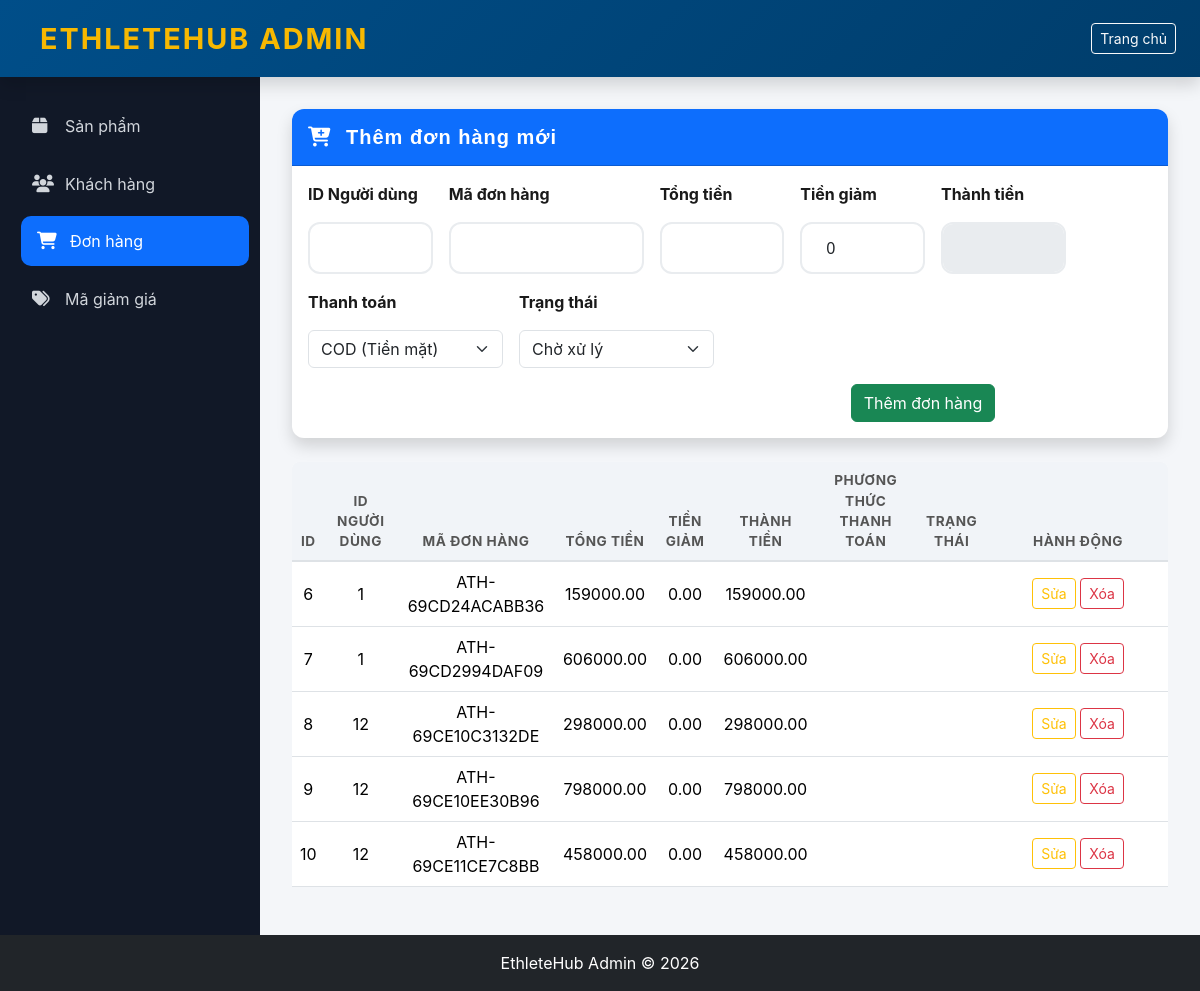
Page /CRUDdonhang.php (signed in) on the earlier database version.
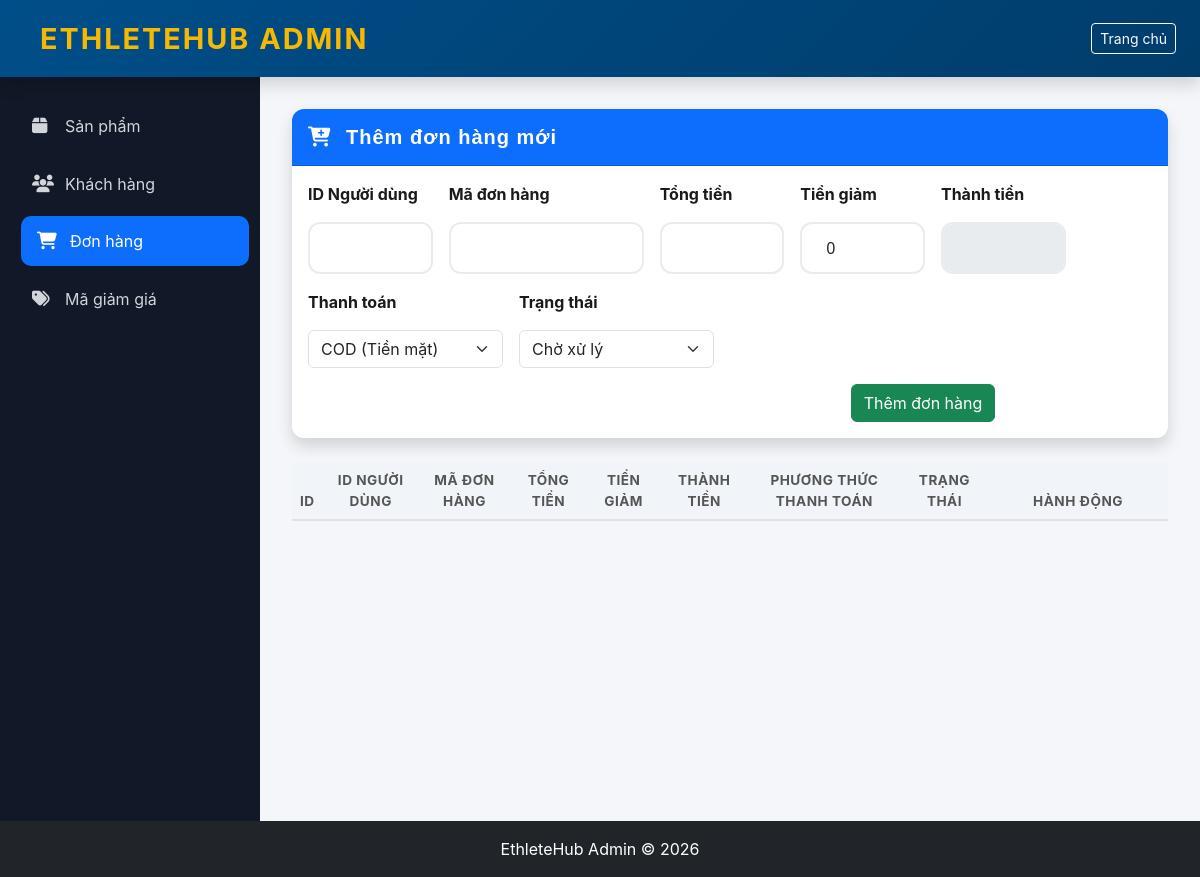
Same page on the later database version.
### tables this page shows
CREATE TABLE `don_hang` (
  `id` int(11) NOT NULL COMMENT 'ID đơn hàng',
  `nguoi_dung_id` int(11) NOT NULL COMMENT 'ID người dùng',
  `ten_nguoi_nhan` varchar(100) NOT NULL DEFAULT '' COMMENT 'Tên người nhận',
  `so_dien_thoai_nhan` varchar(15) NOT NULL DEFAULT '' COMMENT 'SĐT người nhận',
  `dia_chi_giao_hang` text NOT NULL COMMENT 'Địa chỉ giao hàng',
  `ma_don_hang` varchar(50) NOT NULL COMMENT 'Mã đơn hàng',
  `tong_tien` decimal(15,2) NOT NULL COMMENT 'Tổng tiền hàng',
  `tien_giam` decimal(15,2) DEFAULT 0.00 COMMENT 'Tiền giảm giá',
  `thanh_tien` decimal(15,2) NOT NULL COMMENT 'Thành tiền',
  `ma_phieu_giam` varchar(50) DEFAULT NULL COMMENT 'Mã phiếu giảm',
  `ma_giam_gia_id` int(11) DEFAULT NULL COMMENT 'FK → ma_giam_gia.id',
  `phuong_thuc_thanh_toan` enum('tien_mat','credit_card','bank_transfer','e_wallet') DEFAULT 'tien_mat' COMMENT 'Phương thức thanh toán',
  `trang_thai` enum('cho_xu_ly','da_thanh_toan','dang_giao','hoan_thanh','da_huy','da_giao') DEFAULT 'cho_xu_ly' COMMENT 'Trạng thái đơn hàng',
  `ghi_chu` text DEFAULT NULL COMMENT 'Ghi chú đơn hàng',
  `ngay_dat` datetime DEFAULT current_timestamp() COMMENT 'Ngày đặt',
  `ngay_cap_nhat` datetime DEFAULT current_timestamp() ON UPDATE current_timestamp(),
  `ngay_giao_hang` date DEFAULT NULL COMMENT 'Ngày giao hàng',
  `lat` decimal(10,8) DEFAULT NULL,
  `lng` decimal(11,8) DEFAULT NULL
);

### model/CRUD.php (called while the page is built, shortened)
<?php
function getAllOrders($conn) {
    $sql = "SELECT * FROM don_hang  ";
    $stmt = $conn->prepare($sql);
    $stmt->execute();
    return $stmt->fetchAll(PDO::FETCH_ASSOC);
}
?>

### CRUDdonhang.php (the view, shortened to what this page needs)
<?php
require_once 'model/CRUD.php';
$db = new Database();
$conn = $db->connect();
$update_mode = false;
$edit_order = [
    'id' => '',
    'nguoi_dung_id' => '',
    'ma_don_hang' => '',
    'tong_tien' => '',
    'tien_giam' => 0,
    'thanh_tien' => '',
    'phuong_thuc_thanh_toan' => '',
    'trang_thai' => ''
];
$listorders = getAllOrders($conn);
?>
<!DOCTYPE html>
<html lang="vi">
<head>
    <link href="https://cdnjs.cloudflare.com/ajax/libs/bootstrap/5.3.2/css/bootstrap.min.css" rel="stylesheet">
    <link href="https://cdnjs.cloudflare.com/ajax/libs/font-awesome/6.4.0/css/all.min.css" rel="stylesheet">
    <link rel="stylesheet" href="css/variables.css">
    <link rel="stylesheet" href="css/navbar.css">
    <link rel="stylesheet" href="css/hero.css">
    <link rel="stylesheet" href="css/categories.css">
    <link rel="stylesheet" href="css/products.css">
    <link rel="stylesheet" href="css/footer.css">
    <link rel="stylesheet" href="css/utilities.css">
    <link href="css/crud.css" rel="stylesheet" />
    <link rel="stylesheet" href="css/admin-layout.css">
</head>
<body style="background:#f4f6f9;">
    <nav class="navbar navbar-dark bg-dark shadow">
        <div class="container-fluid px-4">
            <span class="navbar-brand fw-bold">
                <i class="bi bi-speedometer2"></i> EthleteHub Admin
            </span>
            <a href="index.php" class="btn btn-outline-light btn-sm">
                <i class="bi bi-house"></i> Trang chủ
            </a>
        </div>
    </nav>
    <div class="layout">
        <aside class="sidebar">
            <ul>
                <li><a href="CRUDproduct.php"><i class="fas fa-box me-2"></i> Sản phẩm</a></li>
                <li><a href="CRUDuser.php"><i class="fas fa-users me-2"></i> Khách hàng</a></li>
                <li><a href="CRUDdonhang.php" class="active"><i class="fas fa-shopping-cart me-2"></i> Đơn hàng</a></li>
                <li><a href="CRUDgiamgia.php"><i class="fas fa-tags me-2"></i> Mã giảm giá</a></li>
            </ul>
        </aside>
        <div class="main-content">
            <div class="card shadow border-0 mb-4">
                <div class="card-header bg-primary text-white py-3">
                    <h5 class="mb-0">
                        <?php if ($update_mode): ?>
                            <i class="fas fa-file-invoice me-2"></i> Chỉnh sửa đơn hàng <span
                                class="badge bg-light text-primary"></span>
                        <?php else: ?>
                            <i class="fas fa-cart-plus me-2"></i> Thêm đơn hàng mới
                        <?php endif; ?>
                    </h5>
                </div>
                <div class="card-body">
                    <form method="POST" class="row g-3">
                        <div class="col-md-2">
                            <label class="form-label fw-bold">ID Người dùng</label>
                            <input type="number" name="nguoi_dung_id" class="form-control"
                                value="<?= $edit_order['nguoi_dung_id'] ?>" required>
                        </div>
                        <div class="col-md-3">
                            <label class="form-label fw-bold">Mã đơn hàng</label>
                            <input type="text" name="ma_don_hang" class="form-control"
                                value="<?= $edit_order['ma_don_hang'] ?>" required>
                        </div>
                        <div class="col-md-2">
                            <label class="form-label fw-bold">Tổng tiền</label>
                            <input type="number" id="tong_tien" name="tong_tien" class="form-control"
                                value="<?= $edit_order['tong_tien'] ?>" required min="1">
                        </div>
                        <div class="col-md-2">
                            <label class="form-label fw-bold">Tiền giảm</label>
                            <input type="number" id="tien_giam" name="tien_giam" class="form-control"
                                value="<?= $edit_order['tien_giam'] ?>" min="0">
                        </div>
                        <div class="col-md-2">
                            <label class="form-label fw-bold">Thành tiền</label>
                            <input type="number" id="thanh_tien" name="thanh_tien" class="form-control"
                                value="<?= $edit_order['thanh_tien'] ?>" required readonly style="background-color: #e9ecef;">
                        </div>
                        <div class="col-md-3">
                            <label class="form-label fw-bold">Thanh toán</label>
                            <select name="phuong_thuc_thanh_toan" class="form-select">
                                <option value="tien_mat" <?= $edit_order['phuong_thuc_thanh_toan'] == 'tien_mat' ? 'selected' : '' ?>>COD (Tiền mặt)</option>
                            </select>
                        </div>
                        <div class="col-md-3">
                            <label class="form-label fw-bold">Trạng thái</label>
                            <select name="trang_thai" class="form-select">
                                <option value="cho_xu_ly" <?= $edit_order['trang_thai'] == 'cho_xu_ly' ? 'selected' : '' ?>>Chờ xử lý</option>
                            </select>
                        </div>
                        <div class="col-md-10 d-flex align-items-end justify-content-end">
                            <?php if ($update_mode): ?>
                                <button name="save_order" class="btn btn-warning me-2">Cập nhật đơn hàng</button>
                                <a href="CRUDdonhang.php" class="btn btn-secondary">Hủy</a>
                            <?php else: ?>
                                <button name="save_order" class="btn btn-success">Thêm đơn hàng</button>
                            <?php endif; ?>
                        </div>
                    </form>
                </div>
            </div>
            <div class="table-responsive">
                <table class="table table-hover align-middle text-center">
                    <thead class="table-dark">
                        <tr>
                            <th>ID</th>
                            <th> ID người dùng</th>
                            <th>Mã đơn hàng</th>
                            <th>Tổng tiền </th>
                            <th>Tiền giảm</th>
                            <th>Thành tiền</th>
                            <th>Phương thức thanh toán</th>
                            <th>Trạng thái</th>
                            <th width="180">Hành động</th>
                        </tr>
                    </thead>
                    <tbody>
                        <?php foreach ($listorders as $donhang) { ?>
                            <tr>
                                <td><?= $donhang['id'] ?></td>
                                <td><?= $donhang['nguoi_dung_id'] ?></td>
                                <td><?= $donhang['ma_don_hang'] ?></td>
                                <td><?= $donhang['tong_tien'] ?></td>
                                <td><?= $donhang['tien_giam'] ?></td>
                                <td><?= $donhang['thanh_tien'] ?></td>
                                <td><?= $donhang['phuong_thuc_thanh_toan'] ?></td>
                                <td>
                                </td>
                                <td>
                                    <a href="?edit=<?= $donhang['id'] ?>" class="btn btn-sm btn-outline-warning">Sửa</a>
                                    <a href="?delete=<?= $donhang['id'] ?>" class="btn btn-sm btn-outline-danger"
                                        onclick="return confirm('Xóa đơn hàng này?')">Xóa</a>
                                </td>
                            </tr>
                        <?php } ?>
                    </tbody>
                </table>
            </div>
        </div>
    </div>
    <footer class="bg-dark text-white text-center py-3">
        EthleteHub Admin © 2026
    </footer>
</body>
</html>

### css/variables.css (style rules this page uses)
:root { --primary: #ff6b35; --primary-dark: #ff5220; --primary-light: #ff8555; --secondary: #004e89; --secondary-dark: #003d6b; --secondary-light: #0066b3; --accent: #f7b801; --accent-dark: #d99e00; --accent-light: #ffc928; --success: #06d6a0; --warning: #ffa500; --danger: #ef476f; --dark: #1a1a1a; --light: #f8f9fa; --white: #ffffff; --gray: #6c757d; --gray-light: #e9ecef; --spacing-xs: 0.25rem; --spacing-sm: 0.5rem; --spacing-md: 1rem; --spacing-lg: 1.5rem; --spacing-xl: 2rem; --spacing-2xl: 3rem; --spacing-3xl: 4rem; --border-radius-sm: 8px; --border-radius: 12px; --border-radius-lg: 16px; --border-radius-full: 50px; --font-primary: 'Segoe UI', Tahoma, Geneva, Verdana, sans-serif; --font-display: 'Trebuchet MS', sans-serif; --font-size-xs: 0.75rem; --font-size-sm: 0.875rem; --font-size-base: 1rem; --font-size-lg: 1.125rem; --font-size-xl: 1.5rem; --font-size-2xl: 2rem; --font-size-3xl: 3rem; --font-size-4xl: 4rem; --font-weight-normal: 400; --font-weight-semibold: 600; --font-weight-bold: 700; --font-weight-extra-bold: 800; --font-weight-black: 900; --shadow-sm: 0 2px 4px rgba(0, 0, 0, 0.1); --shadow-md: 0 5px 15px rgba(0, 0, 0, 0.08); --shadow-lg: 0 10px 30px rgba(0, 0, 0, 0.12); --shadow-xl: 0 15px 40px rgba(0, 0, 0, 0.15); --transition-fast: 0.2s ease; --transition-base: 0.3s ease; --transition-slow: 0.5s ease; --line-height-tight: 1.2; --line-height-base: 1.5; --line-height-relaxed: 1.75; }
* { margin: 0; padding: 0; box-sizing: border-box; }
html { scroll-behavior: smooth; }
body { font-family: var(--font-primary); font-size: var(--font-size-base); line-height: var(--line-height-base); color: var(--dark); background-color: var(--white); overflow-x: hidden; }
h1, h2, h3, h4, h5, h6 { font-family: var(--font-display); font-weight: var(--font-weight-extra-bold); letter-spacing: 1px; }
a { color: var(--primary); text-decoration: none; transition: color var(--transition-base); }

### css/navbar.css (style rules this page uses)
.navbar-custom, .navbar { background: linear-gradient(135deg, var(--secondary) 0%, var(--secondary-dark) 100%) !important; padding: 0.75rem 0; box-shadow: var(--shadow-md); position: sticky; top: 0; z-index: 1000; transition: all var(--transition-base); }
.navbar-brand { font-size: 1.8rem; font-weight: var(--font-weight-black); color: var(--accent) !important; text-transform: uppercase; letter-spacing: 2px; display: flex; align-items: center; gap: var(--spacing-md); transition: transform var(--transition-base); }

### css/utilities.css (style rules this page uses)
.text-center { text-align: center; }
.bg-primary { background-color: var(--primary); }
.bg-dark { background-color: var(--dark); }
.form-control { padding: 12px var(--spacing-lg); border: 2px solid var(--gray-light); border-radius: var(--border-radius); font-size: 1rem; font-family: var(--font-primary); transition: all var(--transition-base); }
.form-control::placeholder { color: var(--gray); }
.form-label { display: block; margin-bottom: var(--spacing-md); font-weight: var(--font-weight-bold); color: var(--dark); }
* { max-width: 100%; }
body { overflow-x: hidden; }
html { scroll-behavior: smooth; }
a { padding: 5px; display: inline-block; }

### css/crud.css (style rules this page uses)
body { background-color: #f8f9fa; font-family: 'Inter', sans-serif; }
.table thead th { background-color: #f1f4f8; border-bottom: 2px solid #dee2e6; text-transform: uppercase; font-size: 0.85rem; letter-spacing: 0.5px; color: #555; }

### css/admin-layout.css (style rules this page uses)
:root { --sidebar-width: 260px; --dark-bg: #111827; --sidebar-hover: #1f2937; --primary-color: #0d6efd; --transition-speed: 0.3s; }
body { background-color: #f4f6f9; font-family: 'Inter', system-ui, -apple-system, sans-serif; }
.layout { display: flex; min-height: calc(100vh - 56px); }
.sidebar { width: var(--sidebar-width); background: var(--dark-bg); color: #fff; padding: 1.5rem 1rem; flex-shrink: 0; transition: all var(--transition-speed); }
.sidebar ul { list-style: none; padding: 0; }
.sidebar li { margin-bottom: 0.5rem; }
.sidebar a { display: flex; align-items: center; padding: 0.8rem 1rem; color: #d1d5db; text-decoration: none; border-radius: 10px; transition: all 0.2s; }
.sidebar a i { width: 25px; font-size: 1.1rem; }
.sidebar a:hover, .sidebar a.active { background: var(--sidebar-hover); color: #fff; transform: translateX(5px); }
.sidebar a.active { background: var(--primary-color); }
.main-content { flex: 1; padding: 2rem; width: 100%; overflow-x: hidden; }
.card { border-radius: 12px; overflow: hidden; }
.table thead { background-color: #f8f9fa; }
.table-responsive { border-radius: 8px; }

Differences in the rows shown:
removed don_hang: id "6", nguoi_dung "1", ma_don_hang "ATH-69CD24ACABB36", tong_tien "159000.00", tien_giam "0.00", thanh_tien "159000.00"
removed don_hang: id "7", nguoi_dung "1", ma_don_hang "ATH-69CD2994DAF09", tong_tien "606000.00", tien_giam "0.00", thanh_tien "606000.00"
removed don_hang: id "8", nguoi_dung "12", ma_don_hang "ATH-69CE10C3132DE", tong_tien "298000.00", tien_giam "0.00", thanh_tien "298000.00"
removed don_hang: id "9", nguoi_dung "12", ma_don_hang "ATH-69CE10EE30B96", tong_tien "798000.00", tien_giam "0.00", thanh_tien "798000.00"
removed don_hang: id "10", nguoi_dung "12", ma_don_hang "ATH-69CE11CE7C8BB", tong_tien "458000.00", tien_giam "0.00", thanh_tien "458000.00"
